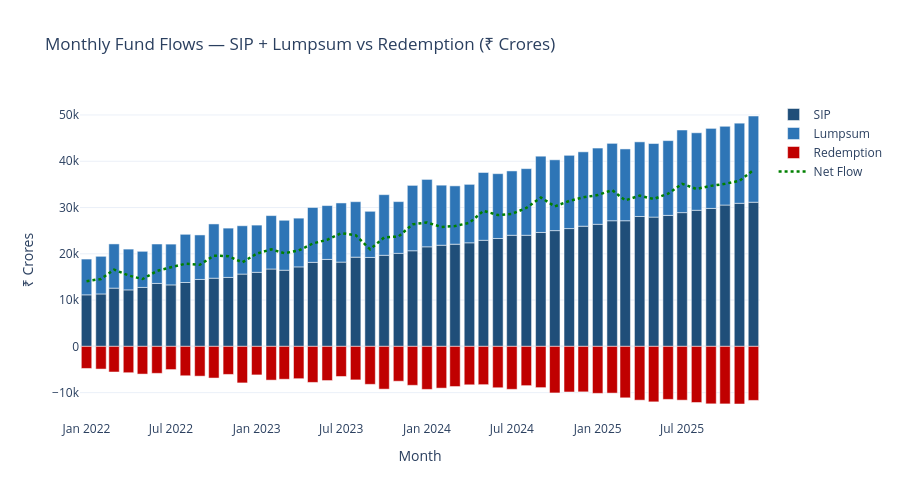

Write notebook code for a chart like this one.
### Markdown cell above
## 📊 Chart 12 — Monthly Flow: SIP vs Lumpsum vs Redemption

### Code cell
flow_months = pd.date_range('2022-01','2025-12',freq='MS')
np.random.seed(5)
flow_df = pd.DataFrame({
    'Month'     : flow_months,
    'SIP'       : np.linspace(11000,31000,len(flow_months)) + np.random.normal(0,300,len(flow_months)),
    'Lumpsum'   : np.linspace(8000,18000,len(flow_months))  + np.random.normal(0,800,len(flow_months)),
    'Redemption': np.linspace(5000,12000,len(flow_months))  + np.random.normal(0,500,len(flow_months)),
})
flow_df['Net Flow'] = flow_df['SIP'] + flow_df['Lumpsum'] - flow_df['Redemption']

fig = go.Figure()
fig.add_bar(x=flow_df['Month'], y=flow_df['SIP'],       name='SIP',       marker_color='#1f4e79')
fig.add_bar(x=flow_df['Month'], y=flow_df['Lumpsum'],   name='Lumpsum',   marker_color='#2e75b6')
fig.add_bar(x=flow_df['Month'], y=-flow_df['Redemption'],name='Redemption',marker_color='#c00000')
fig.add_trace(go.Scatter(x=flow_df['Month'], y=flow_df['Net Flow'],
              mode='lines', name='Net Flow', line=dict(color='green',width=2.5,dash='dot')))

fig.update_layout(barmode='relative',
    title='Monthly Fund Flows — SIP + Lumpsum vs Redemption (₹ Crores)',
    yaxis_title='₹ Crores', xaxis_title='Month',
    template=TEMPLATE, height=500, hovermode='x unified')
fig.write_image(str(PNG_DIR / 'chart12_flows.png'), scale=2)
fig.show()
print("✅ Chart 12 saved → chart12_flows.png")
